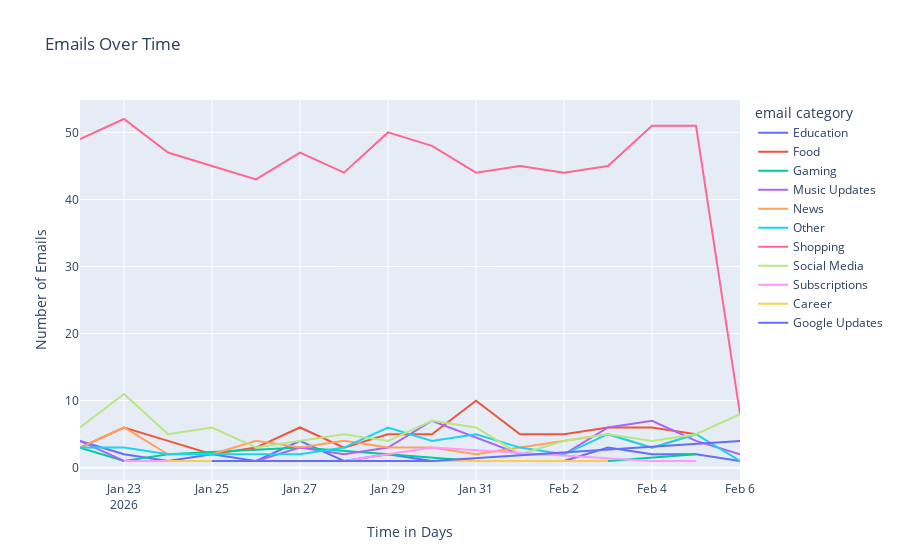

This figure's notebook cell:
### Code cell
#plotting the occurence of emails over the last two weeks by category
fig=px.line(day, x='monthyear', y='count', color='email category', labels={'monthyear':'Time in Days','count':'Number of Emails'}, title='Emails Over Time')
fig.show()

### Figure 1 — Plotly figure (JSON) as saved in the notebook; plotly's stock layout.template omitted (floating-point values rounded to 4 significant figures)
{"data": [{"hovertemplate": "email category=Education<br>Time in Days=%{x}<br>Number of Emails=%{y}<extra></extra>", "legendgroup": "Education", "line": {"color": "#636efa", "dash": "solid"}, "marker": {"symbol": "circle"}, "mode": "lines", "name": "Education", "orientation": "v", "showlegend": true, "type": "scatter", "x": ["2026-01-22", "2026-01-23", "2026-01-24", "2026-01-25", "2026-01-26", "2026-01-27", "2026-01-28", "2026-01-29", "2026-01-30", "2026-01-31", "2026-02-01", "2026-02-02", "2026-02-03", "2026-02-04", "2026-02-05", "2026-02-06"], "xaxis": "x", "y": [4, 2, 1, 2, 1, 4, 1, 2, 1, 1, 1, 1, 3, 2, 2, 1], "yaxis": "y"}, {"hovertemplate": "email category=Food<br>Time in Days=%{x}<br>Number of Emails=%{y}<extra></extra>", "legendgroup": "Food", "line": {"color": "#EF553B", "dash": "solid"}, "marker": {"symbol": "circle"}, "mode": "lines", "name": "Food", "orientation": "v", "showlegend": true, "type": "scatter", "x": ["2026-01-22", "2026-01-23", "2026-01-24", "2026-01-25", "2026-01-26", "2026-01-27", "2026-01-28", "2026-01-29", "2026-01-30", "2026-01-31", "2026-02-01", "2026-02-02", "2026-02-03", "2026-02-04", "2026-02-05"], "xaxis": "x", "y": [3, 6, 4, 2, 3, 6, 3, 5, 5, 10, 5, 5, 6, 6, 5], "yaxis": "y"}, {"hovertemplate": "email category=Gaming<br>Time in Days=%{x}<br>Number of Emails=%{y}<extra></extra>", "legendgroup": "Gaming", "line": {"color": "#00cc96", "dash": "solid"}, "marker": {"symbol": "circle"}, "mode": "lines", "name": "Gaming", "orientation": "v", "showlegend": true, "type": "scatter", "x": ["2026-01-22", "2026-01-23", "2026-01-24", "2026-01-27", "2026-01-29", "2026-01-31", "2026-02-03", "2026-02-05"], "xaxis": "x", "y": [3, 1, 2, 3, 2, 1, 1, 2], "yaxis": "y"}, {"hovertemplate": "email category=Music Updates<br>Time in Days=%{x}<br>Number of Emails=%{y}<extra></extra>", "legendgroup": "Music Updates", "line": {"color": "#ab63fa", "dash": "solid"}, "marker": {"symbol": "circle"}, "mode": "lines", "name": "Music Updates", "orientation": "v", "showlegend": true, "type": "scatter", "x": ["2026-01-22", "2026-01-23", "2026-01-26", "2026-01-27", "2026-01-28", "2026-01-29", "2026-01-30", "2026-02-01", "2026-02-02", "2026-02-03", "2026-02-04", "2026-02-05", "2026-02-06"], "xaxis": "x", "y": [4, 1, 1, 3, 2, 3, 7, 2, 2, 6, 7, 4, 2], "yaxis": "y"}, {"hovertemplate": "email category=News<br>Time in Days=%{x}<br>Number of Emails=%{y}<extra></extra>", "legendgroup": "News", "line": {"color": "#FFA15A", "dash": "solid"}, "marker": {"symbol": "circle"}, "mode": "lines", "name": "News", "orientation": "v", "showlegend": true, "type": "scatter", "x": ["2026-01-22", "2026-01-23", "2026-01-24", "2026-01-25", "2026-01-26", "2026-01-27", "2026-01-28", "2026-01-29", "2026-01-30", "2026-01-31", "2026-02-01", "2026-02-02", "2026-02-03", "2026-02-04", "2026-02-05"], "xaxis": "x", "y": [3, 6, 2, 2, 4, 3, 4, 3, 3, 2, 3, 4, 5, 3, 5], "yaxis": "y"}, {"hovertemplate": "email category=Other<br>Time in Days=%{x}<br>Number of Emails=%{y}<extra></extra>", "legendgroup": "Other", "line": {"color": "#19d3f3", "dash": "solid"}, "marker": {"symbol": "circle"}, "mode": "lines", "name": "Other", "orientation": "v", "showlegend": true, "type": "scatter", "x": ["2026-01-22", "2026-01-23", "2026-01-24", "2026-01-26", "2026-01-27", "2026-01-28", "2026-01-29", "2026-01-30", "2026-01-31", "2026-02-01", "2026-02-02", "2026-02-03", "2026-02-04", "2026-02-05", "2026-02-06"], "xaxis": "x", "y": [3, 3, 2, 2, 2, 3, 6, 4, 5, 3, 2, 5, 3, 5, 1], "yaxis": "y"}, {"hovertemplate": "email category=Shopping<br>Time in Days=%{x}<br>Number of Emails=%{y}<extra></extra>", "legendgroup": "Shopping", "line": {"color": "#FF6692", "dash": "solid"}, "marker": {"symbol": "circle"}, "mode": "lines", "name": "Shopping", "orientation": "v", "showlegend": true, "type": "scatter", "x": ["2026-01-22", "2026-01-23", "2026-01-24", "2026-01-25", "2026-01-26", "2026-01-27", "2026-01-28", "2026-01-29", "2026-01-30", "2026-01-31", "2026-02-01", "2026-02-02", "2026-02-03", "2026-02-04", "2026-02-05", "2026-02-06"], "xaxis": "x", "y": [49, 52, 47, 45, 43, 47, 44, 50, 48, 44, 45, 44, 45, 51, 51, 8], "yaxis": "y"}, {"hovertemplate": "email category=Social Media<br>Time in Days=%{x}<br>Number of Emails=%{y}<extra></extra>", "legendgroup": "Social Media", "line": {"color": "#B6E880", "dash": "solid"}, "marker": {"symbol": "circle"}, "mode": "lines", "name": "Social Media", "orientation": "v", "showlegend": true, "type": "scatter", "x": ["2026-01-22", "2026-01-23", "2026-01-24", "2026-01-25", "2026-01-26", "2026-01-27", "2026-01-28", "2026-01-29", "2026-01-30", "2026-01-31", "2026-02-01", "2026-02-02", "2026-02-03", "2026-02-04", "2026-02-05", "2026-02-06"], "xaxis": "x", "y": [6, 11, 5, 6, 3, 4, 5, 4, 7, 6, 2, 4, 5, 4, 5, 8], "yaxis": "y"}, {"hovertemplate": "email category=Subscriptions<br>Time in Days=%{x}<br>Number of Emails=%{y}<extra></extra>", "legendgroup": "Subscriptions", "line": {"color": "#FF97FF", "dash": "solid"}, "marker": {"symbol": "circle"}, "mode": "lines", "name": "Subscriptions", "orientation": "v", "showlegend": true, "type": "scatter", "x": ["2026-01-23", "2026-01-25", "2026-01-26", "2026-01-28", "2026-01-30", "2026-02-04", "2026-02-05"], "xaxis": "x", "y": [1, 1, 1, 1, 3, 1, 1], "yaxis": "y"}, {"hovertemplate": "email category=Career<br>Time in Days=%{x}<br>Number of Emails=%{y}<extra></extra>", "legendgroup": "Career", "line": {"color": "#FECB52", "dash": "solid"}, "marker": {"symbol": "circle"}, "mode": "lines", "name": "Career", "orientation": "v", "showlegend": true, "type": "scatter", "x": ["2026-01-24", "2026-01-31", "2026-02-03"], "xaxis": "x", "y": [1, 1, 1], "yaxis": "y"}, {"hovertemplate": "email category=Google Updates<br>Time in Days=%{x}<br>Number of Emails=%{y}<extra></extra>", "legendgroup": "Google Updates", "line": {"color": "#636efa", "dash": "solid"}, "marker": {"symbol": "circle"}, "mode": "lines", "name": "Google Updates", "orientation": "v", "showlegend": true, "type": "scatter", "x": ["2026-01-25", "2026-01-30", "2026-02-06"], "xaxis": "x", "y": [1, 1, 4], "yaxis": "y"}], "layout": {"legend": {"title": {"text": "email category"}, "tracegroupgap": 0}, "title": {"text": "Emails Over Time"}, "xaxis": {"anchor": "y", "domain": [0, 1], "title": {"text": "Time in Days"}}, "yaxis": {"anchor": "x", "domain": [0, 1], "title": {"text": "Number of Emails"}}}}
